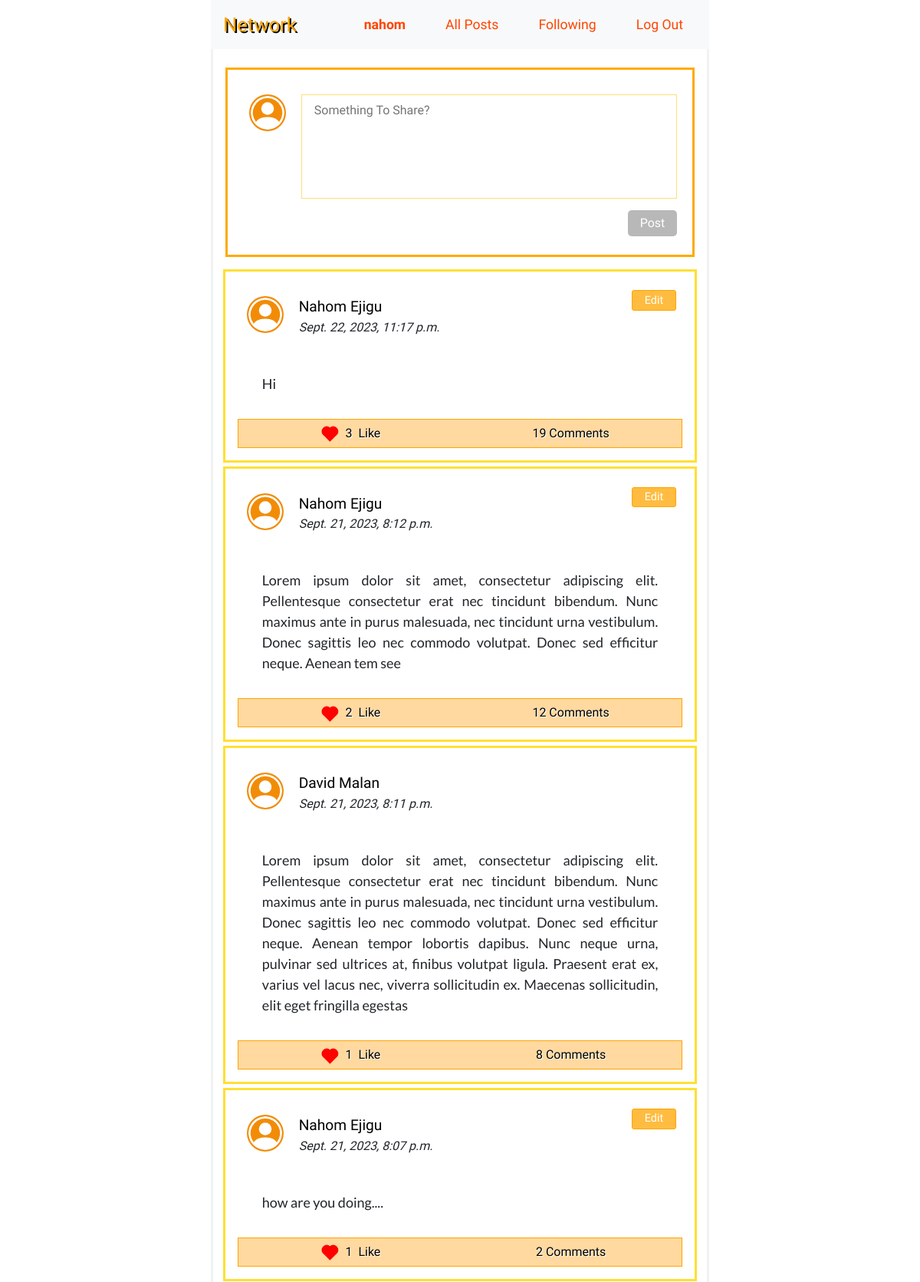
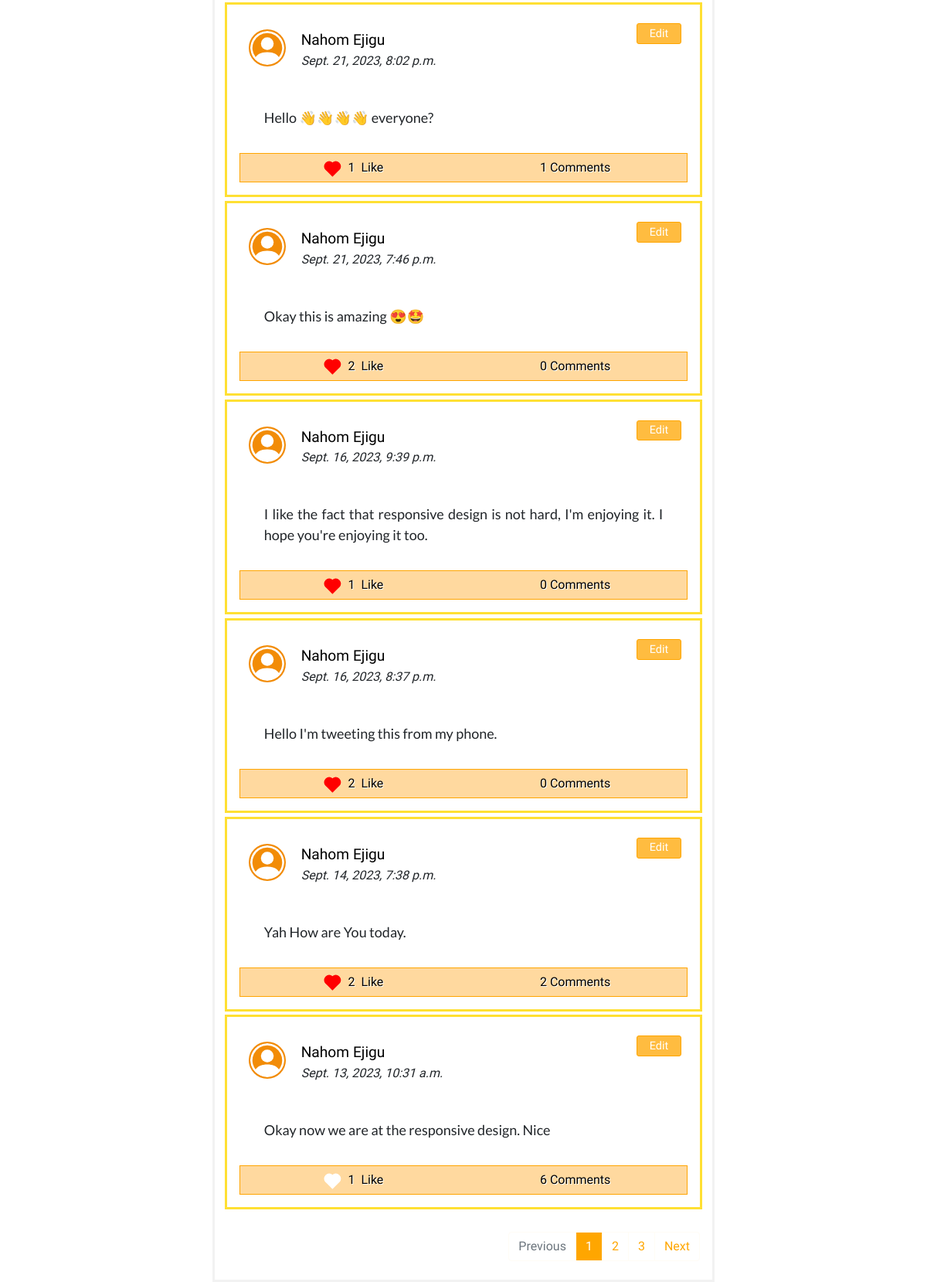
/ (signed in), run on the app's committed database (2 pictures, top to bottom).
### network/models.py (models this page shows)
class User(AbstractUser):
    following = models.ManyToManyField("self", blank=True)
    followers = models.ManyToManyField("self", blank=True)

class Post(models.Model):
    user = models.ForeignKey(User, on_delete=models.CASCADE, related_name='poster')
    post = models.TextField()
    date = models.DateTimeField(auto_now_add=True)
    like = models.ManyToManyField(User, blank=True, related_name='like')
    views = models.IntegerField(default=0)
    comment = models.ManyToManyField(Comment, blank=True, related_name="post")

### network/views.py (the view)
# urls.py: path("", views.index, name="index"),
def index(request):
    p = Paginator(Post.objects.all().order_by('-date'), 10)
    page = request.GET.get("page")
    posts = p.get_page(page)
    return render(request, "network/index.html", {
        "new_post": NewPost(),
        "posts": posts,
    })

### network/forms.py
class NewPost(forms.Form):
    post = forms.CharField(widget=forms.Textarea(attrs={"title":"Something To Share", "placeholder":"Something To Share?", "id":"text-post", "rows": "4" }))

### network/templates/network/index.html (shortened to what this page needs)
{% extends "network/layout.html" %}
{% block body %}
{% if user.is_authenticated %}
    <form id="form-post" action="{% url 'addpost' %}" method="post">
        <div class="new-post">
                <div  class="user-icon svg-user">
                </div>
                <div class="post-area">
                    {{ new_post.post }}
                    <div id="submit-post">
                        <input disabled id="input-post" type="submit" value="Post">
                    </div>
                </div>
        </div>
    </form>
{% endif %}
{% endblock %}

### network/templates/network/layout.html (shortened to what this page needs)
{% load static %}
<!DOCTYPE html>
<html lang="en">
    <head>
        <link href="https://cdn.jsdelivr.net/npm/bootstrap@5.3.1/dist/css/bootstrap.min.css" rel="stylesheet">
        <link rel="stylesheet" href="https://stackpath.bootstrapcdn.com/bootstrap/4.4.1/css/bootstrap.min.css">
        <link href="{% static 'network/styles.css' %}" rel="stylesheet">
    </head>
    <body>
        <div class="network" >
        <nav class="navbar navbar-expand-lg navbar-light bg-light">
            <a class="navbar-brand" href="{% url 'index' %}">Network</a>
            <ul class="navbar-nav mr-auto nav-bar-network">
            {% if user.is_authenticated %}
                <li class="nav-item user">
                    <a class="nav-link" href="{% url 'profile_page' user %}"><strong>{{ user.username }}</strong></a>
                </li>
            {% endif %}
            <li class="nav-item">
              <a class="nav-link" href="{% url 'index' %}">All Posts</a>
            </li>
            {% if user.is_authenticated %}
                <li class="nav-item following">
                    <a class="nav-link" href="{% url 'following' %}">Following</a>
                </li>
                <li class="nav-item">
                    <a class="nav-link" href="{% url 'logout' %}">Log Out</a>
                </li>
            {% endif %}
          </ul>
        </nav>
        </div>
        <div class="body">
        <div class="main">
        <div class="middle-everything">
        {% block body %}
        {% endblock %}
        {% for post in posts %}
        <div class="posts">
            <div class="username">
                <div class="user-icon">
                </div>
                <div class="user-username">
                    <a  href="{% url 'profile_page' post.user %}" class="hyper-link-user">{{ post.user.first_name }} {{ post.user.last_name }} </a>
                    <div><i>{{ post.date  }}</i> </div>
                </div>
                {% if user == post.user %}
                <button  class="edit"  data-post_id="{{ post.id }}">Edit</button>
                {% endif %}
            </div>
            <div class="post-content">
                {{ post.post }}
            </div>
            <div class="post-info">
                <div>
                    <div class="span-like">
                        {% if user in post.like.all %}
                            <div class="liked heart" data-post_id="{{post.id}}" data-liked="True" class="not-liked like" > </div>
                        {% else %}
                            <div class="not-liked heart" data-post_id="{{post.id}}" data-liked="False" class="not-liked like">  </div>
                        {% endif %}
                    </div> &nbsp;<span data-post_id="{{post.id}}" class="like-number numbers"> {{ post.like.all.count }} </span> &nbsp;
                    Like
                </div>
                <div class="comments"> <span class="numbers"> {{ post.comment.all.count }}</span>&nbsp;Comments</div>
            </div>
        </div>
        {% endfor %}
        <br>
        {% if posts.paginator.num_pages > 1  %}
        <nav aria-label="..">
            <ul class="pagination justify-content-end">
            {% if posts.has_previous%}
                <li class="page-item ">
                <a class="page-link" href="?page={{ posts.previous_page_number }}" tabindex="-1" aria-disabled="true">Previous</a>
                </li>
            {% else %}
            <li class="page-item disabled">
                <a class="page-link" href="#" tabindex="-1" aria-disabled="true">Previous</a>
                </li>
            {% endif %}
            {% for  page in posts.paginator.page_range %}
                {% if page == posts.number %}
                <li class="page-item active">
                    <a id="active" class="page-link" href="?page={{ page }}"> {{page}} </a>
                </li>
                {% elif page > posts.number|add:'-3' and page < posts.number|add:'3' %}
                <li class="page-item"><a class="page-link" href="?page={{ page }}">{{ page }}</a></li>
                {% endif %}
            {% endfor %}
                {% if posts.has_next %}
                <li class="page-item ">
                <a class="page-link" href="?page={{ posts.next_page_number }}">Next</a>
                </li>
                {% else %}
                <li class="page-item disabled">
                <a class="page-link" href="#">Next</a>
                </li>
                {% endif %}
            </ul>
            </nav>
            {% endif %}
        </div>
        </div>
        </div>
    </body>
</html>

### data on the page
User: username "nahom"
Post: user.first_name "Nahom", user.last_name "Ejigu", date "Sept. 22, 2023, 11:17 p.m.", post "Hi", like.all.count "3", comment.all.count "19"
Post: user.first_name "Nahom", user.last_name "Ejigu", date "Sept. 21, 2023, 8:12 p.m.", post "Lorem ipsum dolor sit amet, consectetur adipiscing elit. Pellentesque consectetur erat nec tincidunt bibendum. Nunc maximus ante in purus malesuada, nec tincidunt urna vestibulum. Donec sagittis leo nec commodo volutpat. Donec sed efficitur neque. Aenean tem see", like.all.count "2", comment.all.count "12"
Post: user.first_name "David", user.last_name "Malan", date "Sept. 21, 2023, 8:11 p.m.", post "Lorem ipsum dolor sit amet, consectetur adipiscing elit. Pellentesque consectetur erat nec tincidunt bibendum. Nunc maximus ante in purus malesuada, nec tincidunt urna vestibulum. Donec sagittis leo nec commodo volutpat. Donec sed efficitur neque. Aenean tempor lobortis dapibus. Nunc neque urna, pulvinar sed ultrices at, finibus volutpat ligula. Praesent erat ex, varius vel lacus nec, viverra sollicitudin ex. Maecenas sollicitudin, elit eget fringilla egestas", like.all.count "1", comment.all.count "8"
Post: user.first_name "Nahom", user.last_name "Ejigu", date "Sept. 21, 2023, 8:07 p.m.", post "how are you doing....", like.all.count "1", comment.all.count "2"
Post: user.first_name "Nahom", user.last_name "Ejigu", date "Sept. 21, 2023, 8:02 p.m.", post "Hello 👋👋👋👋 everyone?", like.all.count "1", comment.all.count "1"
Post: user.first_name "Nahom", user.last_name "Ejigu", date "Sept. 21, 2023, 7:46 p.m.", post "Okay this is amazing 😍🤩", like.all.count "2", comment.all.count "0"
Post: user.first_name "Nahom", user.last_name "Ejigu", date "Sept. 16, 2023, 9:39 p.m.", post "I like the fact that responsive design is not hard, I'm enjoying it. I hope you're enjoying it too.", like.all.count "1", comment.all.count "0"
Post: user.first_name "Nahom", user.last_name "Ejigu", date "Sept. 16, 2023, 8:37 p.m.", post "Hello I'm tweeting this from my phone.", like.all.count "2", comment.all.count "0"
Post: user.first_name "Nahom", user.last_name "Ejigu", date "Sept. 14, 2023, 7:38 p.m.", post "Yah How are You today.", like.all.count "2", comment.all.count "2"
Post: user.first_name "Nahom", user.last_name "Ejigu", date "Sept. 13, 2023, 10:31 a.m.", post "Okay now we are at the responsive design. Nice", like.all.count "1", comment.all.count "6"

### other printed values
{{ page }} "1"
{{ page }} "2" "3"
